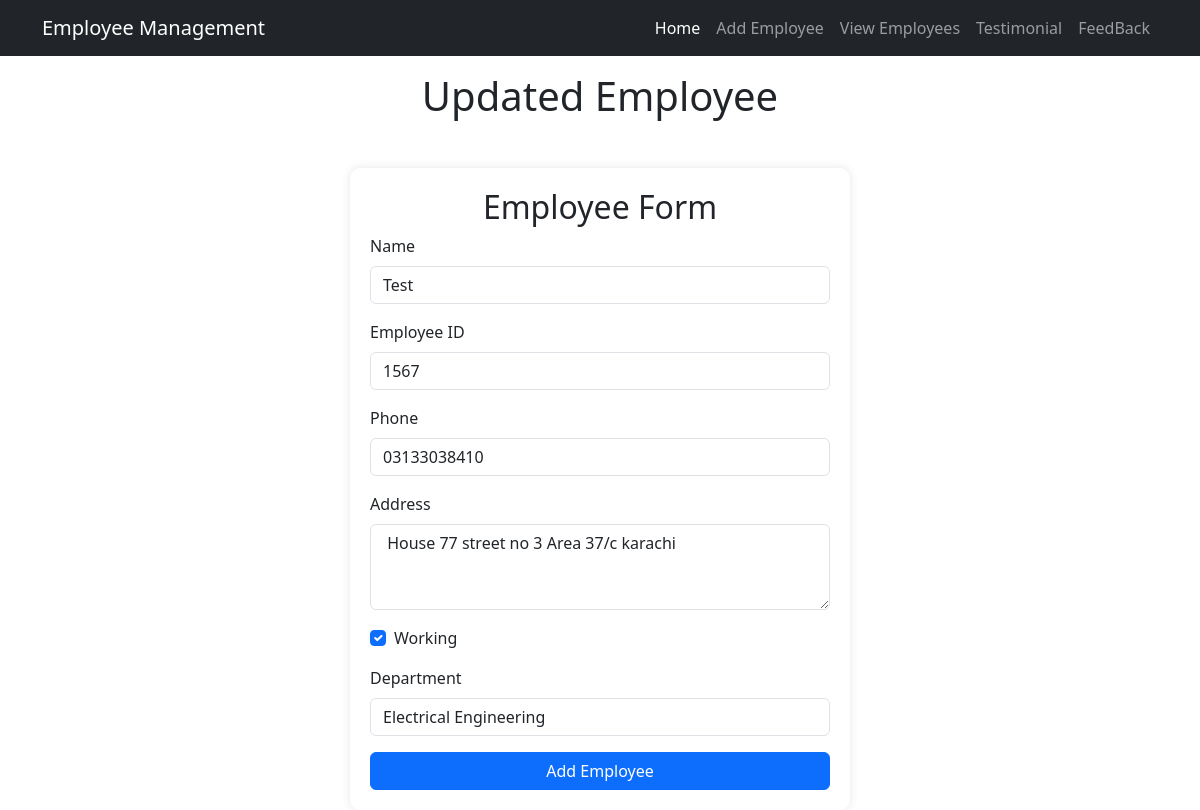
The app's page /emp/emp_updated/1567/ with its own data.
### emp/models.py (models this page shows, shortened)
class Emp(models.Model):
    name = models.CharField(max_length=200)
    emp_id = models.CharField(max_length=200)
    phone = models.CharField(max_length=200)
    address = models.CharField(max_length=200)
    working = models.BooleanField(default=True)
    department = models.CharField(max_length=200)

### emp/views.py (the view)
# urls.py: path('emp_updated/<int:emp_id>/',views.emp_updated),
def emp_updated(request,emp_id):
    emp = get_object_or_404(Emp, pk=emp_id)
    return render(request,"emp/updated_emp.html",{"emp":emp})

### templates/emp/updated_emp.html (shortened to what this page needs)
<!doctype html>
<html lang="en">
  <head>
    <link href="https://cdn.jsdelivr.net/npm/bootstrap@5.3.3/dist/css/bootstrap.min.css" rel="stylesheet">
  </head>
  <body>
    {% include 'emp/navbar.html' %}
    <h1 class="text-center my-3">Updated Employee</h1>
    <div class="container mt-5">
        <div class="form-container">
            <h2 class="text-center">Employee Form</h2>
               <form action="/emp/to_Updated/{{emp.id}}/" method="POST">
                <div class="mb-3">
                    <label for="name" class="form-label">Name</label>
                    <input type="text" value="{{emp.name}}" class="form-control" id="emp_name" name="emp_name" placeholder="Enter Name" >
                </div>
                <div class="mb-3">
                    <label for="emp_id" class="form-label">Employee ID</label>
                    <input type="text" value="{{emp.id}}" class="form-control" id="emp_id" name="emp_id" placeholder="Enter Employee ID" >
                </div>
                <div class="mb-3">
                    <label for="phone" class="form-label">Phone</label>
                    <input type="text" value="{{emp.phone}}" class="form-control" id="phone" name="emp_phone" placeholder="Enter Phone Number" >
                </div>
                <div class="mb-3">
                    <label for="address" class="form-label">Address</label>
                    <textarea class="form-control" id="address" name="emp_address" rows="3" placeholder="Enter Address" > {{emp.address}}</textarea>
                </div>
                <div class="mb-3 form-check">
                    <input type="checkbox" class="form-check-input" id="working" name="emp_working" {% if emp.working %}checked{% endif %}>
                    <label class="form-check-label"  for="working">Working</label>
                </div>
                <div class="mb-3">
                    <label for="department" class="form-label">Department</label>
                    <select class="form-control" id="department" name="emp_department">
                        <option value="Electrical Engineering" {% if emp.department == "Electrical Engineering" %}selected{% endif %}>Electrical Engineering</option>
                    </select>
                </div>
                <button type="submit" class="btn btn-primary">Add Employee </button>
            </form>
        </div>
    </div>
  </body>
</html>

### templates/emp/updated_emp.html (style rules this page uses)
body { background-color: #f8f9fa; }
.form-container { max-width: 500px; margin: auto; padding: 20px; background: white; border-radius: 10px; box-shadow: 0px 0px 10px rgba(0, 0, 0, 0.1); }
.btn-primary { display: block; width: 100%; background-color: #007bff; border: none; }

### records on screen
Emp: emp_name "Test", emp_id "1567", emp_phone "03133038410", emp_address "House 77 street no 3 Area 37/c karachi", working "☑", emp_department "Electrical Engineering"
